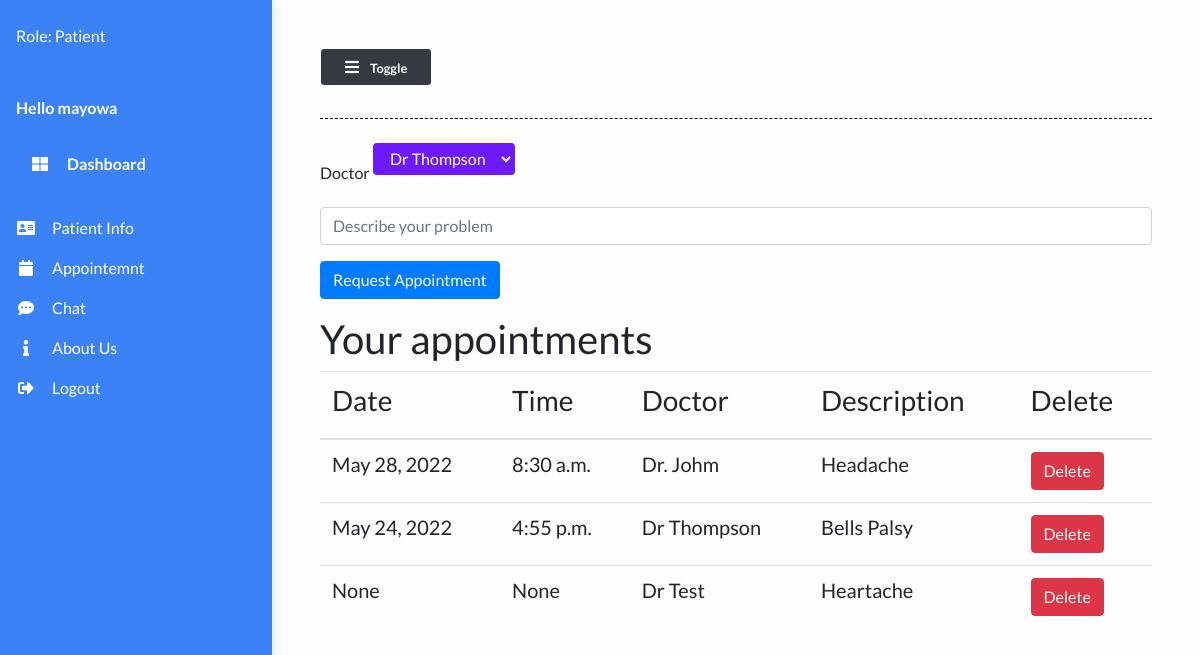
The page /appointments/ (signed in) on the database as committed earlier.
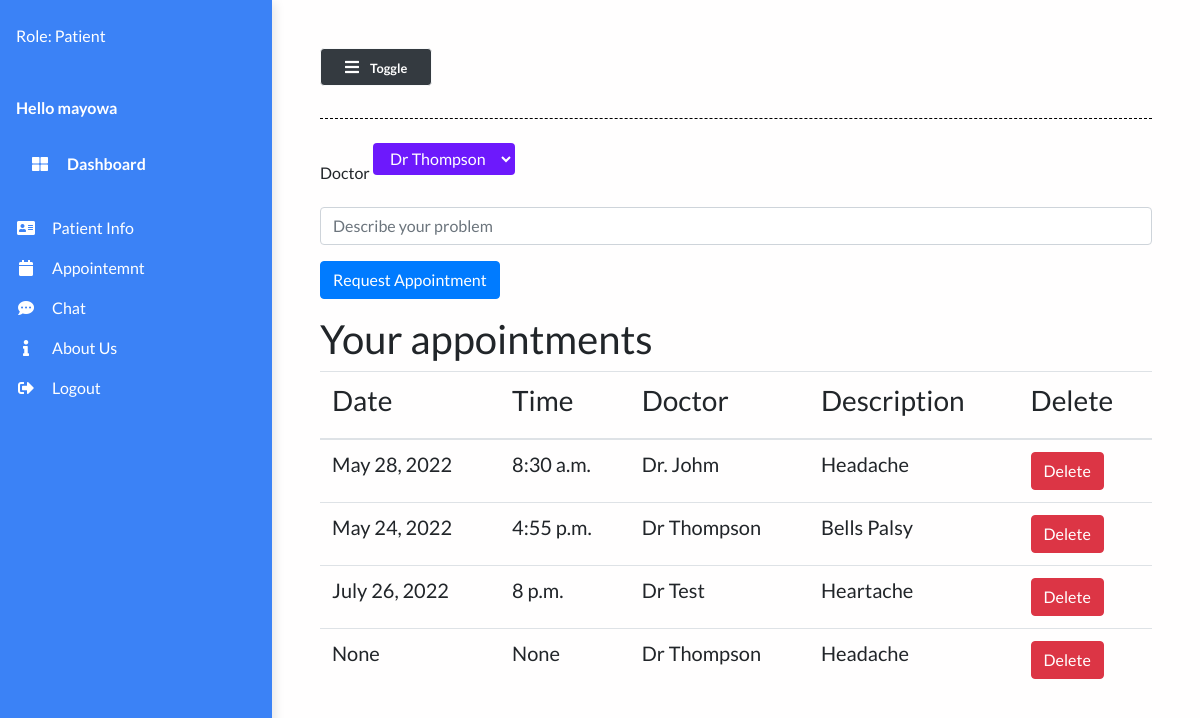
The same page on the database as committed later.
### main/models.py (models this page shows, shortened)
class Appointment(models.Model):
    patient = models.ForeignKey("Patient", on_delete=models.CASCADE)
    doctor = models.ForeignKey("Doctor", on_delete=models.CASCADE, null=True)
    description=models.TextField(null=True)
    appointment_date = models.DateField(null=True)
    appointment_time = models.TimeField(blank=True, null=True)
    approved = models.BooleanField(default=False)

class Doctor(models.Model):
    name = models.CharField(max_length=100)
    def __str__(self):
        return self.name

### main/views.py (the view, shortened to what this page needs)
# urls.py: path("appointments/", views.request_appointment, name="appointments"),
@login_required(login_url='login')
def request_appointment(request):
    appointments = Appointment.objects.filter(
        patient__user__username=request.user.username)
    doctors = Doctor.objects.all()
    context = {
        'appointments': appointments,
        'doctors': doctors,
    }
    return render(request, 'main/appointment.html', context)

### main/templates/main/appointment.html (shortened to what this page needs)
{% extends 'main/base.html' %}
{% load static %}
{% block content %}
<form method="post" action="">
  <div class="form-group">
    <label for="doctor">Doctor</label>
     <select name="doctor" class="btn btn-bed" id="doctor">
                    {% for doctor in doctors %}
                        <option value={{ doctor.id }}>{{ doctor }}</option>
                    {% endfor %}
  </div>
  <div class="form-group">
    <input type="text" name="description" class="form-control" id="description" placeholder="Describe your problem">
  </div>
  <button type="submit" class="btn btn-primary">Request Appointment</button>
</form>
    <div class="table-responsive mt-3">
    <h1>Your appointments</h1>
        <table class="table table-hover">
            <thead>
                <th><h3>Date</h3></th>
                <th><h3>Time</h3></th>
                <th><h3>Doctor</h3></th>
                <th><h3>Description</h3></th>
                <th><h3>Delete</h3></th>
            </thead>
            <tbody>
                {% for app in appointments %}
                <tr class="mx-auto">
                    {% if app.approved == True %}
                        <td><h5>{{ app.appointment_date }}</h5></td>
                        <td><h5>{{ app.appointment_time }}</h5></td>
                        {% else %}
                        <td><h5>None</h5></td>
                        <td><h5>None</h5></td>
                    {% endif %}
                    <td><h5>{{ app.doctor }}</h5></td>
                    <td><h5>{{ app.description }}</h5></td>
                    <td>
                        <button type="button" data-toggle="modal" data-target="#modalID{{ forloop.counter }}" class="btn btn-danger">Delete</button>
                    </td>
                </tr>
                {% endfor %}
            </tbody>
        </table>
    </div>
{% endblock content %}

Rows that differ between the two databases and show on the page:
changed Appointment "Heartache": appointment_date (not shown) → "July 26, 2022"; appointment_time (not shown) → "8 p.m."; no longer shows "None None"
added Appointment: approved "None", doctor "Dr Thompson", description "Headache"
